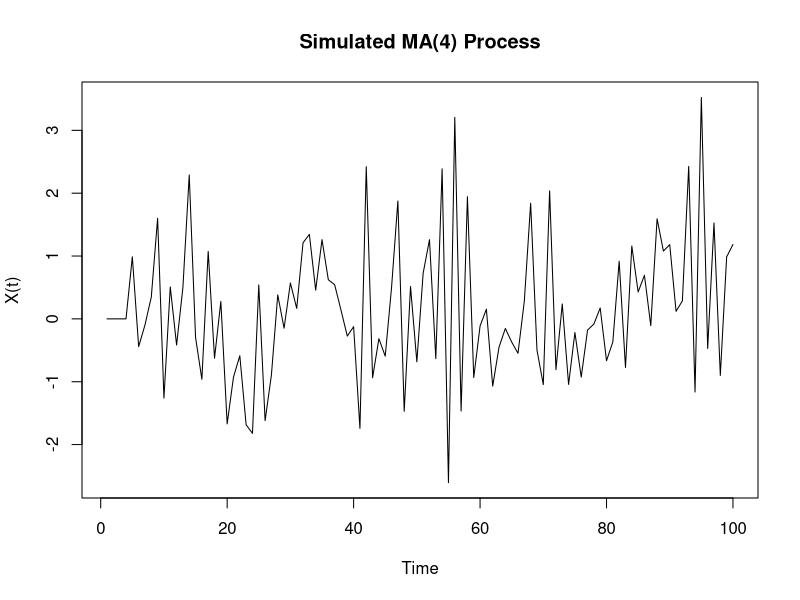
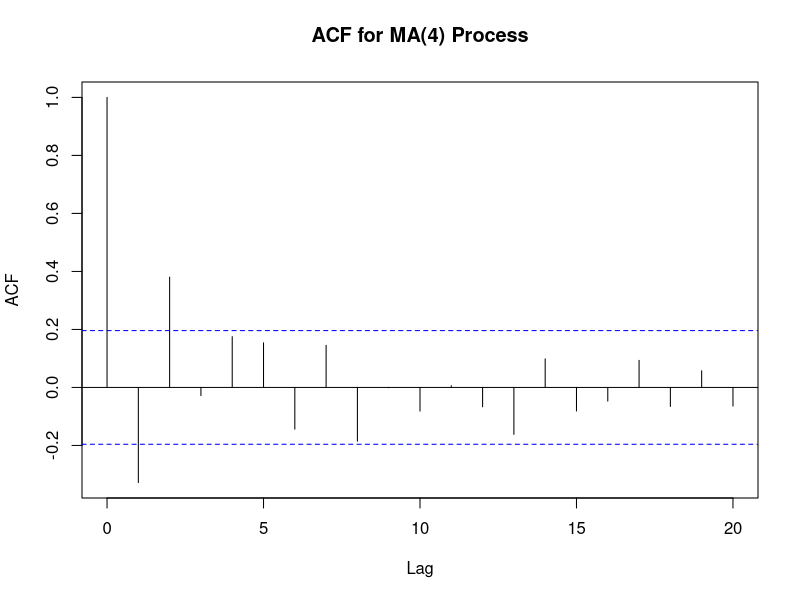
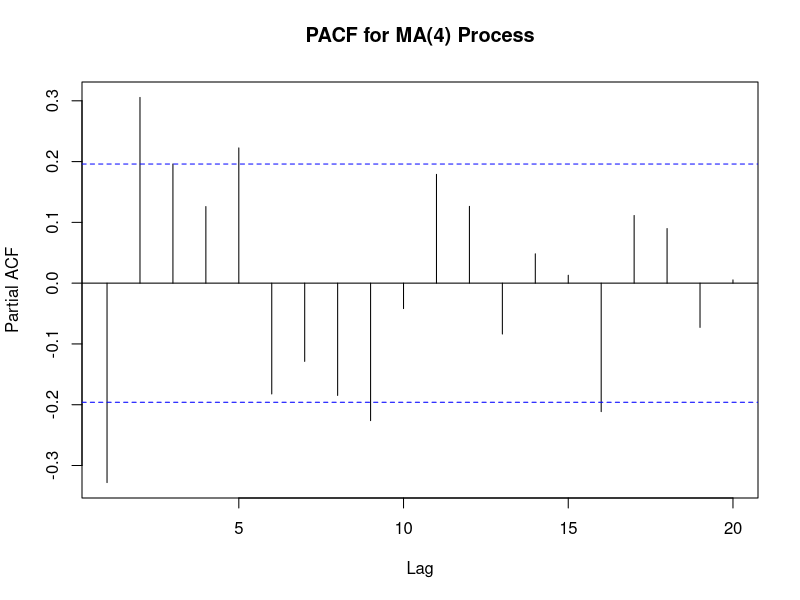

Write the R code that produced these figures, in order. (Note: this script raises an error after producing the figures.)
# Load necessary library
library(forecast)

# Set seed for reproducibility
set.seed(123)

# Parameters
n <- 100  # Number of observations
q <- 4
theta <- runif(q, -1, 1)  # Randomly generate q MA coefficients between -1 and 1
sigma <- 1    # Standard deviation of the white noise

# Generate white noise series
epsilon <- rnorm(n, mean = 0, sd = sigma)

# Initialize the MA(q) series
X <- numeric(n)

# Generate the MA(q) process
for (t in (q+1):n) {
  X[t] <- epsilon[t] + sum(theta * epsilon[(t-1):(t-q)])
}

# Plot the generated MA(q) series
ts.plot(X, main = paste("Simulated MA(", q, ") Process", sep = ""), ylab = "X(t)")

acf(X, main = paste("ACF for MA(", q, ") Process", sep = ""))
pacf(X, main = paste("PACF for MA(", q, ") Process", sep = ""))

# Optional: Use the arima.sim function for a more concise approach
maq_process <- arima.sim(model = list(order = c(0, 0, q), ma = theta), n = n, mean = mu, sd = sigma)
ts.plot(maq_process, main = paste("Simulated MA(", q, ") Process using arima.sim", sep = ""), ylab = "X(t)")